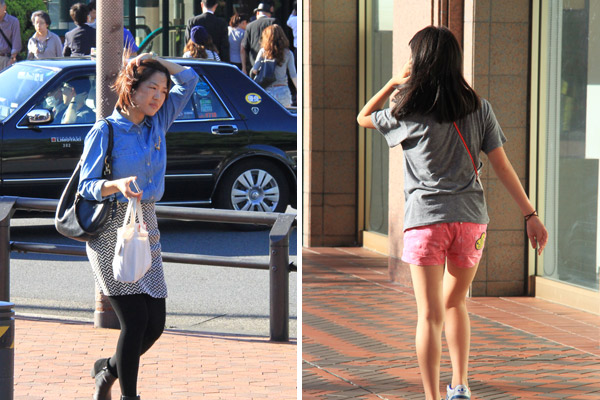
#> input picture imgs/2b8842ac0d6c03c1728ea80f820d02fe.jpg, 600 x 400 px
$ python identificationmarsk.py ../../imgs/2b8842ac0d6c03c1728ea80f820d02fe.jpg ../../imgs/beautiful.jpg
#> lines starting #> are read from the running program, lines starting #| are printed output that depends on the picture
import cv2
import  numpy as np
import os
import sys


def convertBGD(path,cm):

#> called with cm = '../../imgs/beautiful.jpg'
    img=cv2.imread(path)
#> img is the input picture: shape (400, 600, 3); mean B, G, R 115.4, 120, 131.7
    print(img)
#> (printed output is left out)
    # '''
    #缩放
    rows,cols,channels=img.shape
#> rows = 400; cols = 600; channels = 3
    img=cv2.resize(img,None,fx=0.5,fy=0.5)
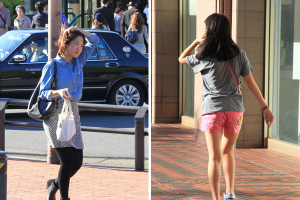
#> img: shape (200, 300, 3); mean B, G, R 115.5, 120.1, 131.9
    rows,cols,channels=img.shape
#> rows = 200; cols = 300
    # cv2.imshow('img',img)

    #转换hsv
    hsv=cv2.cvtColor(img,cv2.COLOR_BGR2HSV)
#> hsv: shape (200, 300, 3); mean H, S, V 53.2, 69.3, 142.9
    if cm=='br' or cm=='bw':
        lower_blue=np.array([78,43,46])
        upper_blue=np.array([110,255,255])
    if cm=='rb'or cm=='rw':
        lower_blue=np.array([-10,242,152])
        upper_blue=np.array([189,265,235])
    if cm=='wr'or cm=='wb':
        lower_blue=np.array([-10,-10,215])
        upper_blue=np.array([160 , 14 ,295])
#> (the run stopped early here; a loop or call above may not have finished)
